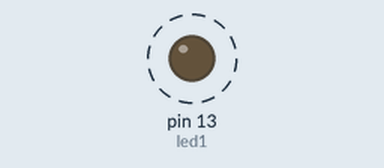
Bench run of a sketch on a simulated Arduino Uno, built with avr-gcc and run on an emulated ATmega328P. Parts: output pins drawn as LEDs (lit = HIGH). Dashed ring = blinking. What the sketch prints to the serial monitor is not drawn.

Above: at 0.2 s.
Timing chart, 0 to 3.0 s (numbered marks = the images above):
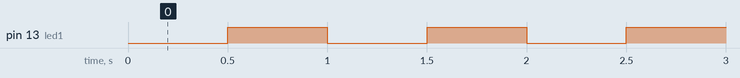

The sketch:

playground06c.ino
```cpp
// Neste playground 06 C, vamos trabalhar com biliotecas do Timer.
// Veja os códigos de exemplo e programe o que está sendo soliticado em LETRAS MAIÚSCULAS.


// A biblioteca TimerOne que eu mencionei na teoria não funciona no simulador, infelizmente.
// Mas temos uma outra que segue a mesma ideia, só com alguns pequenos detalhes a mais.
// Por exemplo, precisamos de um define antes do include.
#define USE_TIMER_1 true
#include <TimerInterrupt.h>

int led1 = 13;
bool aceso = true; //LED começa aceso

void setup() {

  // A inicialização do timer define o tempo entre cada repetição e a função a ser chamada.
  // Mas veja que as chamadas mudam um pouco em relação à TimerOne da teoria.
  // ATENÇÃO: o tempo aqui é em milissegundos!
  pinMode(led1, OUTPUT);

  ITimer1.init();
  ITimer1.attachInterruptInterval(500, repetirMensagem);


  // Para usarmos a Serial, não esqueça da begin aqui na setup!
  Serial.begin(9600);
}


// Na função do timer, vamos imprimir uma mensagem cada vez que passar o tempo.

void repetirMensagem() {
  Serial.println("Passou +1 segundo no timer, ignorando o atraso grande na loop.");

  if (aceso) {
    digitalWrite(led1, HIGH);
    aceso = false;
  }
  else {
    digitalWrite(led1, LOW);
    aceso = true;
  }
}


// Só para testar o poder do timer, vamos dar um delay bem grande na loop.
// Isso travaria o programa, mas o timer interrompe a execução principal cada vez que o tempo acaba.

void loop() {
  Serial.println("Vou bloquear a loop por mais 6 segundos.");
  delay(6000);
  Serial.println("Fim do bloqueio na loop.");
}


// EXPORTE O BINÁRIO COMPILADO.
// VÁ NO SIMULIDE E ABRA O ARQUIVO playground06c.simu.
// CLIQUE COM O BOTÃO DIREITO NA PLACA AZUL DO ARDUINO E SELECIONE SERIAL MONITOR.
// RODE A SIMULAÇÃO E VEJA O RESULTADO DO TIMER.


// MUDE O TEMPO DO TIMER PARA 500 MILISSEGUNDOS.
// CONFIGURE O LED 1 (PINO 13) COMO SAÍDA.
// ADICIONE MAIS COMANDOS NA FUNÇÃO repetirMensagem PARA MUDAR O ESTADO DESSE LED ENTRE ACESO E APAGADO.
// COMPILE, REINICIE A SIMULAÇÃO E VEJA O LED PISCANDO.
// DICA: USE UMA VARIÁVEL TIPO bool (true/false) PARA SABER SE É PARA ACENDER OU APAGAR.
```

Measured:
- by itself, pin 13 (led1): alternates HIGH for 0.50 s and LOW for 0.50 s
